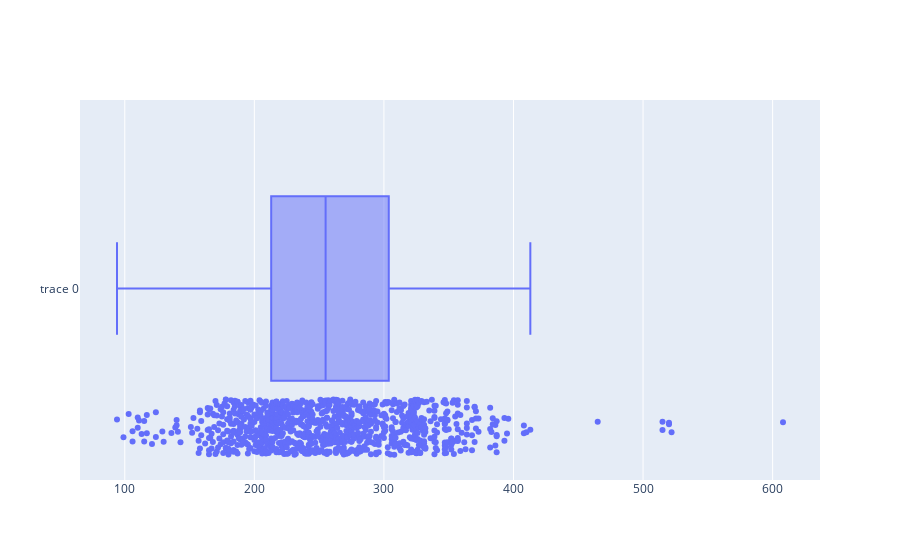

The notebook cell this image was saved under:
### Code cell
# создаем ящик с усами для каждого жанра из наших данных
fig = go.Figure()
fig.add_trace(go.Box(x=df['CO2_Emissions'], boxpoints='all'))
fig.show()

### Figure 1 — Plotly figure (JSON) as saved in the notebook; plotly's stock layout.template omitted (floating-point values rounded to 4 significant figures; data arrays with more than 128 entries replaced by an {"elided": "..."} marker saying what was removed)
{"data": [{"boxpoints": "all", "type": "box", "x": {"elided": "935 int values"}}], "layout": {}}
